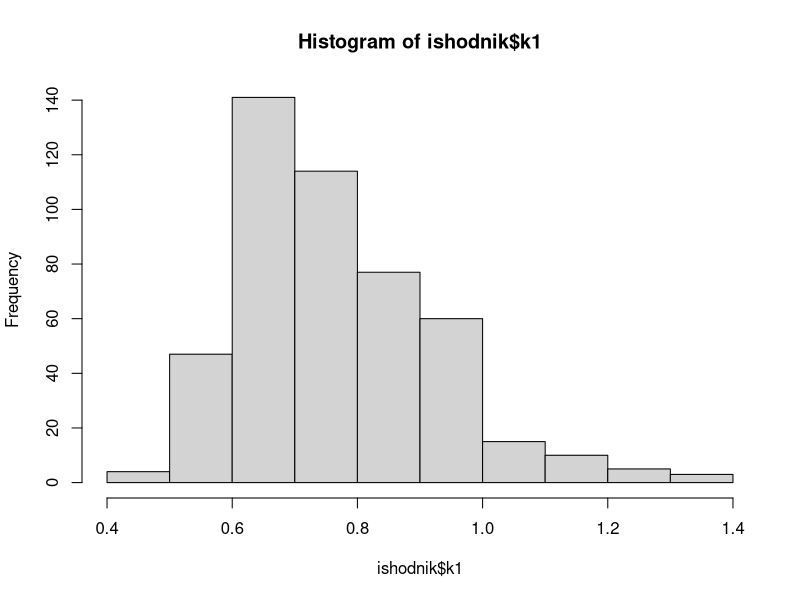
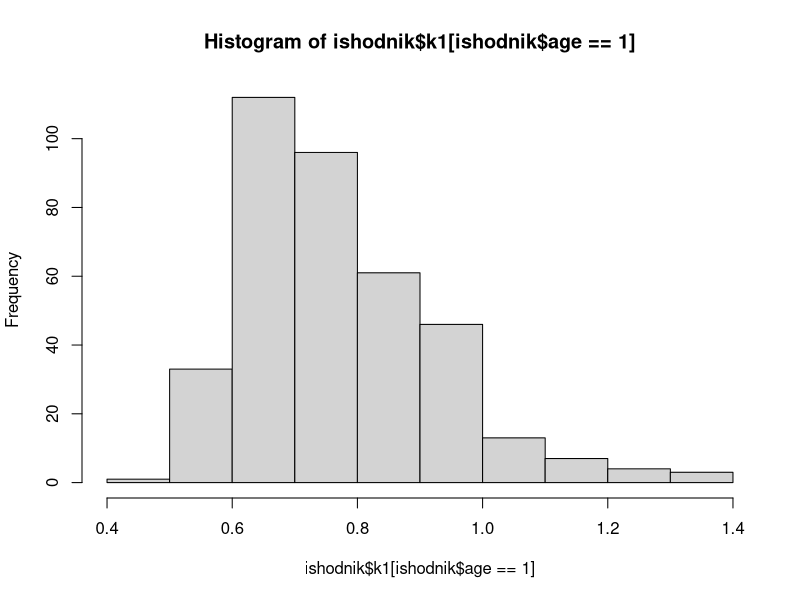
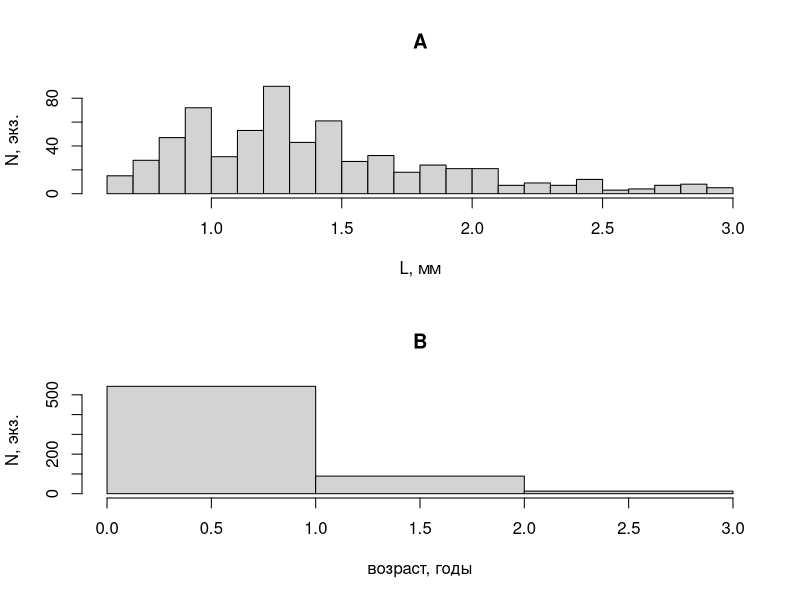

Reproduce these figures in R, in order. (Note: this script raises an error after producing the figures.)
setwd("~/Dropbox/PhD_thesis/PhD_thesis/White_Sea/growth_young/")
ishodnik<-read.table(file="growth_young_Kandalaksha.csv", sep=";", dec=",", head=T)
ishodnik<-subset(ishodnik, subset=ishodnik$Length.mm<=3)
ishodnik$tidal_level<-ordered(ishodnik$tidal_level, levels=c("high", "middle", "Mid-low", "low"))

str(ishodnik)
hist(ishodnik$k1)
hist(ishodnik$k1[ishodnik$age==1])
summary(ishodnik)

#смотрим, сколько измерено штук молоди на разных участках всего и разного возраста
table(ishodnik$area, ishodnik$tidal_level)
table(ishodnik$area[ishodnik$age==0], ishodnik$tidal_level[ishodnik$age==0])
table(ishodnik$area[ishodnik$age==1], ishodnik$tidal_level[ishodnik$age==1])
table(ishodnik$area[ishodnik$age==2], ishodnik$tidal_level[ishodnik$age==2])


length(ishodnik$Length.mm)

#гистограмма  по возрастам все участки
pdf(file="hist_obili_po_godam.pdf", family="NimbusSan") # указываем шрифт подпией
par(mfrow=c(2,1))
hist(ishodnik$Length.mm, breaks=seq(min(ishodnik$Length.mm, na.rm=T), max(ishodnik$Length.mm, na.rm=T), 0.1), main="A", xlab="L, мм", ylab="N, экз.")
hist(ishodnik$age, breaks=seq(min(ishodnik$age, na.rm=T), max(ishodnik$age, na.rm=T), 1), main="B", xlab="возраст, годы", ylab="N, экз.", )
dev.off()
embedFonts("hist_obili_po_godam.pdf") #встройка шрифтов в файл
par(mfrow=c(1,1))

# на Горелом надо сравнить 1+ особей по размерам. 
# Наверное, правильно будет сравнить, принадлежат ли они одной генеральной совокупности...
# то есть нужен хи-квадрат - нет, хи-квадрат нельзя, т.к. надо в каждой ячейке больше 5 и без нулей.:(
#отбираем только Горелый
(Goreliy.ish<-subset(ishodnik, ishodnik$area=="Goreliy"))
summary(Goreliy.ish$Length.mm[Goreliy.ish$age==1])
#делаем матрицу с размерной структурой годовалых
#Goreliy.size.str.1<-as.matrix(table(Goreliy.ish$Length.mm[Goreliy.ish$age==1], Goreliy.ish$tidal_level[Goreliy.ish$age==1]))

# считаем дисперсионку по горизонтам
str(Goreliy.ish)
# проверка на нормальность, ничерта не нормально - почему-то. Может быть, маленькие выборки?
shapiro.test(Goreliy.ish$Length.mm[Goreliy.ish$age==1 & Goreliy.ish$tidal_level=="high"])
shapiro.test(Goreliy.ish$Length.mm[Goreliy.ish$age==1 & Goreliy.ish$tidal_level=="middle"])
shapiro.test(Goreliy.ish$Length.mm[Goreliy.ish$age==1 & Goreliy.ish$tidal_level=="Mid-low"])
shapiro.test(Goreliy.ish$Length.mm[Goreliy.ish$age==1 & Goreliy.ish$tidal_level=="low"])

# посчитаем непараметрику
kruskal.test(Goreliy.ish$Length.mm[Goreliy.ish$age==1] ~ Goreliy.ish$tidal_level[Goreliy.ish$age==1])

# 0+ и 2+
kruskal.test(Goreliy.ish$Length.mm[Goreliy.ish$age==0] ~ Goreliy.ish$tidal_level[Goreliy.ish$age==0])
kruskal.test(Goreliy.ish$Length.mm[Goreliy.ish$age==2] ~ Goreliy.ish$tidal_level[Goreliy.ish$age==2])

#anova(lm(Goreliy.ish$Length.mm[Goreliy.ish$age==1] ~ Goreliy.ish$tidal_level[Goreliy.ish$age==1]))

#boxplot Горелый по горизонтам (1+)
pdf(file="boxplot_Goreliy_length_1+_tidal.pdf", family="NimbusSan") # указываем шрифт подпией
boxplot(Goreliy.ish$Length.mm[Goreliy.ish$age==1] ~ Goreliy.ish$tidal_level[Goreliy.ish$age==1], main="длина раковины Macoma balthica на разных горизонтах литорали о. Горелый", xlab="горизонт литорали", ylab="L,мм")
dev.off()
embedFonts("boxplot_Goreliy_length_1+_tidal.pdf") #встройка шрифтов в файл

#проверим на нормальность весь Горелый вместе и другие участки
shapiro.test(ishodnik$Length.mm[ishodnik$age==1 & ishodnik$area == "Estuary"])
shapiro.test(ishodnik$Length.mm[ishodnik$age==1 & ishodnik$area == "ZRS"])
shapiro.test(ishodnik$Length.mm[ishodnik$age==1 & ishodnik$area == "Goreliy"])

#опять надо непараметрику
kruskal.test(ishodnik$Length.mm[ishodnik$age==1] ~ ishodnik$area[ishodnik$age==1])
TukeyHSD(aov(lm(ishodnik$Length.mm[ishodnik$age==1] ~ ishodnik$area[ishodnik$age==1])))

#0+ и 2+
kruskal.test(ishodnik$Length.mm[ishodnik$age==0] ~ ishodnik$area[ishodnik$age==0])
kruskal.test(ishodnik$Length.mm[ishodnik$age==2] ~ ishodnik$area[ishodnik$age==2])

#boxplot по участкам (1+)
pdf(file="boxplot_length_1age_area.pdf", family="NimbusSan") # указываем шрифт подпией
boxplot(ishodnik$Length.mm[ishodnik$age==1] ~ ishodnik$area[ishodnik$age==1], main="длина раковины Macoma balthica на разных участках", xlab="участок", ylab="L,мм")
dev.off()
embedFonts("boxplot_length_1age_area.pdf") #встройка шрифтов в файл


##разделение для Эстуария
#Эстуарий деалем исходник для размрной структуры
Estuary_size_str<-as.matrix(table(ishodnik$Length.mm[ishodnik$area=="Estuary"], ishodnik$age[ishodnik$area=="Estuary"]))

# Эстуарий гистограмма размерная структура по возрастам
pdf(file="hist_012+_estuary.pdf", family="NimbusSan") # указываем шрифт подпией
barplot(t(Estuary_size_str[,1:3]), beside=T,space=c(0,0.2),col=c("grey","black","white"))
legend(legend=c("0+", "1+", "2+"),x=41, y=32, fill=c("grey","black","white"))
dev.off()
embedFonts("hist_012+_estuary.pdf") #встройка шрифтов в файл
#locator()

# Эстуарий считаем средние размеры
(L_mean_age_Estuary<-tapply(ishodnik$Length.mm[ishodnik$area=="Estuary"], ishodnik$age[ishodnik$area=="Estuary"], mean))
(L_sem_age_Estuary<-tapply(ishodnik$Length.mm[ishodnik$area=="Estuary"], ishodnik$age[ishodnik$area=="Estuary"], sd)/
  tapply(ishodnik$Length.mm[ishodnik$area=="Estuary"], ishodnik$age[ishodnik$area=="Estuary"], length))

##разделение для Горелого
#Горелый деалем исходник для размрной структуры
Goreliy_size_str<-as.matrix(table(ishodnik$Length.mm[ishodnik$area=="Goreliy"], ishodnik$age[ishodnik$area=="Goreliy"]))

# Горелый гистограмма размерная структура по возрастам
pdf(file="hist_012+_Goreliy.pdf", family="NimbusSan") # указываем шрифт подпией
barplot(t(Goreliy_size_str[,1:3]), beside=T,space=c(0,0.2),col=c("grey","black","white"))
legend(legend=c("0+", "1+", "2+"),x=41, y=32, fill=c("grey","black","white"))
dev.off()
embedFonts("hist_012+_Goreliy.pdf") #встройка шрифтов в файл
#locator()

# Горелый считаем средние размеры
(L_mean_age_Goreliy<-tapply(ishodnik$Length.mm[ishodnik$area=="Goreliy"], ishodnik$age[ishodnik$area=="Goreliy"], mean))
(L_sem_age_Goreliy<-tapply(ishodnik$Length.mm[ishodnik$area=="Goreliy"], ishodnik$age[ishodnik$area=="Goreliy"], sd)/
   tapply(ishodnik$Length.mm[ishodnik$area=="Goreliy"], ishodnik$age[ishodnik$area=="Goreliy"], length))

##разделение для ЗРС
#ЗРСй деалем исходник для размрной структуры
ZRS_size_str<-as.matrix(table(ishodnik$Length.mm[ishodnik$area=="ZRS"], ishodnik$age[ishodnik$area=="ZRS"]))

# ЗРС гистограмма размерная структура по возрастам
pdf(file="hist_012+_ZRS.pdf", family="NimbusSan") # указываем шрифт подпией
barplot(t(ZRS_size_str[,1:3]), beside=T,space=c(0,0.2),col=c("grey","black","white"))
legend(legend=c("0+", "1+", "2+"),x=41, y=32, fill=c("grey","black","white"))
dev.off()
embedFonts("hist_012+_ZRS.pdf") #встройка шрифтов в файл
#locator()

# ЗРС считаем средние размеры
(L_mean_age_ZRS<-tapply(ishodnik$Length.mm[ishodnik$area=="ZRS"], ishodnik$age[ishodnik$area=="ZRS"], mean))
(L_sem_age_ZRS<-tapply(ishodnik$Length.mm[ishodnik$area=="ZRS"], ishodnik$age[ishodnik$area=="ZRS"], sd)/
   tapply(ishodnik$Length.mm[ishodnik$area=="ZRS"], ishodnik$age[ishodnik$area=="ZRS"], length))


# гистограмма 1+ и 2+ все участки вместе
pdf(file="hist_1year_2year.pdf", family="NimbusSan") # указываем шрифт подпией
par(mfrow=c(2,1))
hist(ishodnik$Length.mm[ishodnik$age==1], breaks=seq(min(ishodnik$Length.mm, na.rm=T), max(ishodnik$Length.mm, na.rm=T), 0.1), main="1+", xlab="L,мм", ylab="N, экз.")
hist(ishodnik$Length.mm[ishodnik$age==2], breaks=seq(min(ishodnik$Length.mm, na.rm=T), max(ishodnik$Length.mm, na.rm=T), 0.1), main="2+", xlab="L,мм", ylab="N, экз.")
dev.off()
embedFonts("hist_1year_2year.pdf") #встройка шрифтов в файл
par(mfrow=c(1,1))

# гистограмма 1+ и 2+ эстуарий
pdf(file="hist_Estuary_1year_2year.pdf", family="NimbusSan") # указываем шрифт подпией
par(mfrow=c(2,1))
hist(ishodnik$Length.mm[ishodnik$age==1 & ishodnik$area=="Estuary"], breaks=seq(min(ishodnik$Length.mm, na.rm=T), max(ishodnik$Length.mm, na.rm=T), 0.1), main="1+", xlab="L,мм", ylab="N, экз.")
hist(ishodnik$Length.mm[ishodnik$age==2 & ishodnik$area=="Estuary"], breaks=seq(min(ishodnik$Length.mm, na.rm=T), max(ishodnik$Length.mm, na.rm=T), 0.1), main="2+", xlab="L,мм", ylab="N, экз.")
dev.off()
embedFonts("hist_Estuary_1year_2year.pdf") #встройка шрифтов в файл
par(mfrow=c(1,1))

# гистограмма 1+ и 2+ горелый
pdf(file="hist_Goreliy_1year_2year.pdf", family="NimbusSan") # указываем шрифт подпией
par(mfrow=c(2,1))
hist(ishodnik$Length.mm[ishodnik$age==1 & ishodnik$area=="Goreliy"], breaks=seq(min(ishodnik$Length.mm, na.rm=T), max(ishodnik$Length.mm, na.rm=T), 0.1), main="1+", xlab="L,мм", ylab="N, экз.")
hist(ishodnik$Length.mm[ishodnik$age==2 & ishodnik$area=="Goreliy"], breaks=seq(min(ishodnik$Length.mm, na.rm=T), max(ishodnik$Length.mm, na.rm=T), 0.1), main="2+", xlab="L,мм", ylab="N, экз.")
dev.off()
embedFonts("hist_Goreliy_1year_2year.pdf") #встройка шрифтов в файл
par(mfrow=c(1,1))

# гистограмма 1+ и 2+ ЗРС
pdf(file="hist_ZRS_1year_2year.pdf", family="NimbusSan") # указываем шрифт подпией
par(mfrow=c(2,1))
hist(ishodnik$Length.mm[ishodnik$age==1 & ishodnik$area=="ZRS"], breaks=seq(min(ishodnik$Length.mm, na.rm=T), max(ishodnik$Length.mm, na.rm=T), 0.1), main="1+", xlab="L,мм", ylab="N, экз.")
hist(ishodnik$Length.mm[ishodnik$age==2 & ishodnik$area=="ZRS"], breaks=seq(min(ishodnik$Length.mm, na.rm=T), max(ishodnik$Length.mm, na.rm=T), 0.1), main="2+", xlab="L,мм", ylab="N, экз.")
dev.off()
embedFonts("hist_ZRS_1year_2year.pdf") #встройка шрифтов в файл
par(mfrow=c(1,1))


#boxplot по годам
pdf(file="boxplot_length_in_year.pdf", family="NimbusSan") # указываем шрифт подпией
boxplot(ishodnik$Length.mm ~ ishodnik$age, main="длина раковины Macoma balthica разного возраста в июле", xlab="возраст", ylab="L, мм")
dev.off()
embedFonts("boxplot_length_in_year.pdf") #встройка шрифтов в файл



#boxplot по участкам + горизонтам (1+)
pdf(file="boxplot_length_1+_tidal_area.pdf", family="NimbusSan") # указываем шрифт подпией
boxplot(ishodnik$Length.mm[ishodnik$age==1] ~ ishodnik$area[ishodnik$age==1] + ishodnik$tidal_level[ishodnik$age==1], main="длина раковины Macoma balthica на разных участках", xlab="участок", ylab="L,мм")
dev.off()
embedFonts("boxplot_length_1+_tidal_area.pdf") #встройка шрифтов в файл

#boxplot по горизонтам (1+)
pdf(file="boxplot_length_1+_tidal.pdf", family="NimbusSan") # указываем шрифт подпией
boxplot(ishodnik$Length.mm[ishodnik$age==1] ~ ishodnik$tidal_level[ishodnik$age==1], main="длина раковины Macoma balthica на разных горизонтах литорали", xlab="горизонт литорали", ylab="L,мм")
dev.off()
embedFonts("boxplot_length_1+_tidal.pdf") #встройка шрифтов в файл


#boxplot по участкам (кольцо1)
pdf(file="boxplot_length_1kolco_area.pdf", family="NimbusSan") # указываем шрифт подпией
boxplot(ishodnik$k1 ~ ishodnik$area, main="длина первого кольца Macoma balthica на разных участках", xlab="участок", ylab="L,мм")
dev.off()
embedFonts("boxplot_length_1kolco_area.pdf") #встройка шрифтов в файл

#boxplot по возрасту 
pdf(file="boxplot_length_1kolco_age.pdf", family="NimbusSan") # указываем шрифт подпией
boxplot(ishodnik$k1 ~ ishodnik$age, main="длина первого кольца у разных генераций Macoma balthica", xlab="возраст", ylab="L,мм")
dev.off()
embedFonts("boxplot_length_1kolco_age.pdf") #встройка шрифтов в файл

#надо какую-то дисперсионку... Влияние на длину 1 кольца - участка, генерации (возраста)


write.table(anova(lm(ishodnik$k1 ~ ishodnik$area * ishodnik$age)), file="anova_k1.csv", sep=";", dec=",")

#friedman.test()

# и дисперсионка влияние учатска на длину раковины 1+ в июле

write.table(anova(lm(ishodnik$Length.mm[ishodnik$age==1] ~ ishodnik$area[ishodnik$age==1])), file="anova_1+.csv", sep=";", dec=",")

# и дисперсионка влияние учатска и горизонта на длину раковины 1+ в июле
write.table(anova(lm(ishodnik$Length.mm[ishodnik$age==1] ~ ishodnik$area[ishodnik$age==1] * ishodnik$tidal_level[ishodnik$age==1])), file="anova_1+.csv", sep=";", dec=",")

# и дисперсионка влияние горизонта на длину раковины 1+ отдельно на Горелом
write.table(anova(lm(ishodnik$Length.mm[ishodnik$age==1 & ishodnik$area=="Goreliy"] ~ ishodnik$tidal_level[ishodnik$age==1 & ishodnik$area=="Goreliy"])), file="anova_1+.csv", sep=";", dec=",")


#oneway.test(ishodnik$Length.mm[ishodnik$age==1] ~ ishodnik$area[ishodnik$age==1])
#kruskal.test(ishodnik$Length.mm[ishodnik$age==1] ~ ishodnik$area[ishodnik$age==1])


#пробую отделить 1+

#qnorm(mean=mean(ishodnik$Length.mm[ishodnik$age==1]), sd=sd(ishodnik$Length.mm[ishodnik$age==1]),p=0.90)
#qnorm(mean=mean(ishodnik$Length.mm[ishodnik$age==2]), sd=sd(ishodnik$Length.mm[ishodnik$age==2]),p=0.1281114)

pnorm(mean=mean(ishodnik$Length.mm[ishodnik$age==2]), sd=sd(ishodnik$Length.mm[ishodnik$age==2]),q=2)
  pnorm(mean=mean(ishodnik$Length.mm[ishodnik$age==1]), sd=sd(ishodnik$Length.mm[ishodnik$age==1]),q=2)

pnorm(mean=mean(ishodnik$Length.mm[ishodnik$age==2 & ishodnik$area=="Goreliy"]), sd=sd(ishodnik$Length.mm[ishodnik$age==2 & ishodnik$area=="Goreliy"]),q=2)
pnorm(mean=mean(ishodnik$Length.mm[ishodnik$age==1 & ishodnik$area=="Goreliy"]), sd=sd(ishodnik$Length.mm[ishodnik$age==1 & ishodnik$area=="Goreliy"]),q=2)

pnorm(mean=mean(ishodnik$Length.mm[ishodnik$age==2 & ishodnik$area=="Estuary"]), sd=sd(ishodnik$Length.mm[ishodnik$age==2 & ishodnik$area=="Estuary"]),q=2)
pnorm(mean=mean(ishodnik$Length.mm[ishodnik$age==1 & ishodnik$area=="Estuary"]), sd=sd(ishodnik$Length.mm[ishodnik$age==1 & ishodnik$area=="Estuary"]),q=2)

pnorm(mean=mean(ishodnik$Length.mm[ishodnik$age==2 & ishodnik$area=="ZRS"]), sd=sd(ishodnik$Length.mm[ishodnik$age==2 & ishodnik$area=="ZRS"]),q=2)
pnorm(mean=mean(ishodnik$Length.mm[ishodnik$age==1 & ishodnik$area=="ZRS"]), sd=sd(ishodnik$Length.mm[ishodnik$age==1 & ishodnik$area=="ZRS"]),q=2)

#pnorm(mean=mean(ishodnik$Length.mm[ishodnik$age==2]), sd=sd(ishodnik$Length.mm[ishodnik$age==2]),q=1.9)
#pnorm(mean=mean(ishodnik$Length.mm[ishodnik$age==1]), sd=sd(ishodnik$Length.mm[ishodnik$age==1]),q=1.9)

# проверяем равенство дисперсий
var.test(ishodnik$Length.mm[ishodnik$age==1], ishodnik$Length.mm[ishodnik$age==2])

# проверить нормальность распределений
shapiro.test(ishodnik$Length.mm[ishodnik$age==1])
shapiro.test(ishodnik$Length.mm[ishodnik$age==2])
